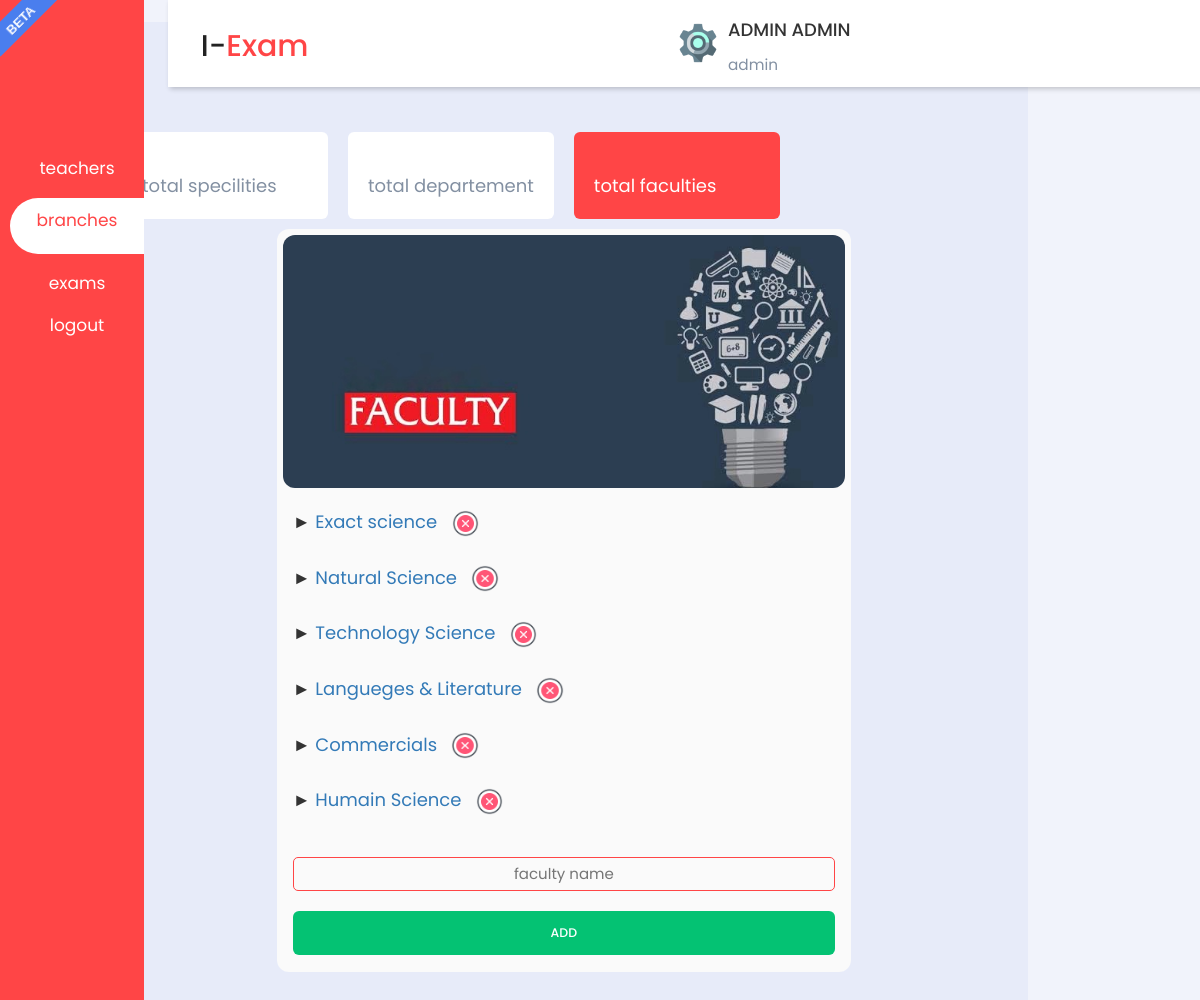
The app's page /action/branches/branches_faculty.php (signed in) with its own data.
### tables this page shows
CREATE TABLE `faculty` (
  `id_faculty` int(20) NOT NULL,
  `name_faculty` varchar(50) NOT NULL
);

### fact.php (called while the page is built, shortened)
<?php
include('config/db_conn.php');
$sqll="SELECT * FROM faculty ORDER BY id_faculty ASC";
$resultt=mysqli_query($conn, $sqll);
?>

### action/branches/branches_faculty.php (the view, shortened to what this page needs)
<?php
include_once '../../config/Database.php';
include_once '../../fact.php';
  ?>
<!DOCTYPE html>
<html lang="en">
<head>
    <?php include('../../inc/header.php'); ?>
    <link rel="stylesheet"
        href="https://maxst.icons8.com/vue-static/landings/line-awesome/line-awesome/1.3.0/css/line-awesome.min.css">
    <link rel="stylesheet" href="../../css/admin.css">
    <link rel="stylesheet" href="../../css/notification.css">
    <link rel="stylesheet" href="../../css/branches.css">
<body>
    <div class="sidebar">
        <div class="sidebar-brand">
            <h2><span class=""></span> <span></span></h2>
        </div>
        <div class="sidebar-menu">
            <ul>
                <li>
                    <a href="../admin/admin_teachers.php"><span class="las la-user"></span>
                        <p style="font-size:17px;">teachers</p></span>
                    </a>
                </li>
                <li>
                    <a href="../branches/branches_faculty.php" class="active">
                        <p style="font-size:17px;">branches</p>
                    </a>
                </li>
                <li>
                    <a href="../admin/admin_exams.php">
                        <p style="font-size:17px;">exams</p>
                    </a>
                </li>
                <li>
                    <a href="../../logout.php" onclick="return confirm('Are You sure you want to logout ?');">
                        <p style="font-size:17px;">logout</p>
                    </a>
                </li>
            </ul>
        </div>
    </div>
    <div class="main-content">
        <header>
            <h2>
                 I-<font style="color:#ff4546;">Exam</font>
            </h2>
            <div class="user-wrapper">
                <a href="../profile.php"><img src="../../img/setting.png" width="40px" height="40px" alt=""></a>
                <div>
                    <h4> <?php echo $_SESSION['name']; ?> </h4>
                    <small> <?php echo $_SESSION['role']; ?> </small>
                </div>
            </div>
        </header>
        <main style="background:#e7ebf9;">
            <div class="cards">
                <div class="card-single">
                    <div>
                        <span>total specilities</span>
                    </div>
                </div>
                <div class="card-single">
                    <div>
                        <span>total departement</span>
                    </div>
                </div>
                <div class="card-single">
                    <div>
                        <span>total faculties</span>
                    </div>
                </div>
            </div>
            <div class="card">
                <div class="card-image" style="background-image: url('../../img/faculty.jpeg');">
                </div>
                <div class="card-form">
                    <?php
                      while($row_fact=mysqli_fetch_assoc($resultt)):  ?>
                    &#9658;
                    <a href="branches_depart.php?id_fact=<?php echo $row_fact['id_faculty']; ?>">
                        <?php echo $row_fact['name_faculty']; ?></a> &nbsp;
                    <img src="../../img/delete_sign.png " style="width:5%;display:inline;" type="button" name="delete"
                        id="<?php echo $row_fact['id_faculty']; ?>" onclick="delete_fact(this.id)">
                    <br><br>
                    <?php endwhile; ?>
                    <div class="input">
                        <input class="input-field" placeholder="faculty name" id="insert_faculty" name="insert_faculty">
                    </div>
                    <div class="action">
                        <input type="button" class="action-button" value="ADD" name="add_fact" id="add_fact"
                            onclick="insert_fact(this.id)">
                    </div>
                </div>
            </div>
        </main>
    </div>
</body>
</html>

### css/admin.css (style rules this page uses)
:root { --main-color: #ff4546; --color-dark: #1d2231; --text-grey: #8390a2; }
body { font-size: 18px; }
* { padding: 0; margin: 0; box-sizing: border-box; list-style-type: none; text-decoration: none; font-family: "Poppins", sans-serif; }
.sidebar { width: 20%; position: fixed; left: 0; top: 0; height: 100%; background: var(--main-color); z-index: 100; transition: width 300ms; }
.sidebar-brand { height: 90px; padding: 1rem 0rem 1rem 2rem; color: #fff; }
.sidebar-menu { margin-top: 30%; }
.sidebar-menu li { width: 100%; margin-bottom: 1.7rem; padding-left: 1rem; }
.sidebar-menu a { padding-left: 1rem; display: block; color: #fff; font-size: 1.1rem; }
.sidebar-menu a.active { background: #fff; padding-top: 1rem; padding-bottom: 1rem; color: var(--main-color); border-radius: 30px 0px 0px 30px; }
.sidebar-menu a span:first-child { font-size: 1.5rem; padding-right: 1rem; }
.main-content { transition: margin-left 300ms; margin-left: 250px; }
header { background: #fff; display: flex; justify-content: space-between; padding: 1rem 2.5rem; box-shadow: 2px 2px 5px rgba(0, 0, 0, 0.2); position: fixed; left: 20%; width: calc(80%); top: 0; z-index: 100; transition: left 300ms; }
header h2 { color: #222; }
.user-wrapper { display: flex; align-items: center; }
.user-wrapper img { border-radius: 50%; margin-right: 1rem; }
.user-wrapper small { display: inline-block; color: var(--text-grey); }
main { margin: 2%; padding: 10% 2%; background: #f1f5f9; min-height: calc(100vh - 90px); width: fit-content; }
.cards { display: grid; grid-template-columns: repeat(4, 1fr); grid-gap: 2rem; margin-bottom: 1rem; }
.card-single { display: flex; justify-content: space-between; background: #fff; padding: 2rem; border-radius: 6px; }
.card-single div:first-child span { color: var(--text-grey); }
.card-single:last-child { background: var(--main-color); }
.card-single:last-child h1, .card-single:last-child div:first-child span, .card-single:last-child div:last-child span { color: #fff; }
.card { background: #e7ebf9; }
@media only screen and (max-width: 1200px) { .sidebar { width: 12%; } }
@media only screen and (max-width: 1200px) { .sidebar .sidebar-brand, .sidebar li { padding-left: 1rem; text-align: center; } }
@media only screen and (max-width: 1200px) { .sidebar li a { padding-left: 0rem; } }
@media only screen and (max-width: 1200px) { .main-content { margin-left: 5%; } }
@media only screen and (max-width: 1200px) { .main-content header { width: calc(100% - 70px); left: 14%; } }

### css/tag.css (style rules this page uses)
body:after { z-index: 1000; content: "beta"; position: fixed; width: 80px; height: 25px; background: #4a7eee; top: 7px; left: -20px; text-align: center; font-size: 13px; font-family: sans-serif; text-transform: uppercase; font-weight: bold; color: #fff; line-height: 27px; transform:rotate(-45deg); }

### css/branches.css (style rules this page uses)
*, *:after, *:before { box-sizing: border-box; }
body { line-height: 1.5; background-color: #f1f3fb; padding: 0 2rem; }
img { max-width: 100%; display: block; }
input { appearance: none; border-radius: 0; }
.card { margin: 1rem auto; display: flex; flex-direction: column; width: 100%; max-width: 65%; background-color: rgb(250, 250, 250); border-radius: 12px; box-shadow: 0 10px 20px 0 rgba(#999, .25); padding: .6rem; margin-bottom:10%; }
.card-image { border-radius: 12px; overflow: hidden; padding-bottom: 45%; background-repeat: no-repeat; background-size: 120%; background-position: 0 5%; position: relative; }
.card-form { padding: 2rem 1rem 0; }
.input { display: flex; flex-direction: column-reverse; position: relative; padding-top: 1.5rem; }
.input-field { border: 0; z-index: 1; text-align:center; background-color: transparent; border: 1px solid #ff4546; border-radius:5px; font: inherit; font-size: 1.5rem; padding: .5rem 0; color:#68c09b; }
.action { margin-top: 2rem; }
.action-button { text-align:center; font: inherit; font-size: 1.25rem; padding: 1em; width: 100%; font-weight: 500; background-color: #04c273; border-radius: 6px; color: #FFF; border: 0; margin-bottom:2%; }

### records on screen
faculty: name_faculty "Exact science"
faculty: name_faculty "Natural Science"
faculty: name_faculty "Technology Science"
faculty: name_faculty "Langueges & Literature"
faculty: name_faculty "Commercials"
faculty: name_faculty "Humain Science"

### other values on screen
$_SESSION['name'] "ADMIN ADMIN"
$_SESSION['role'] "admin"
